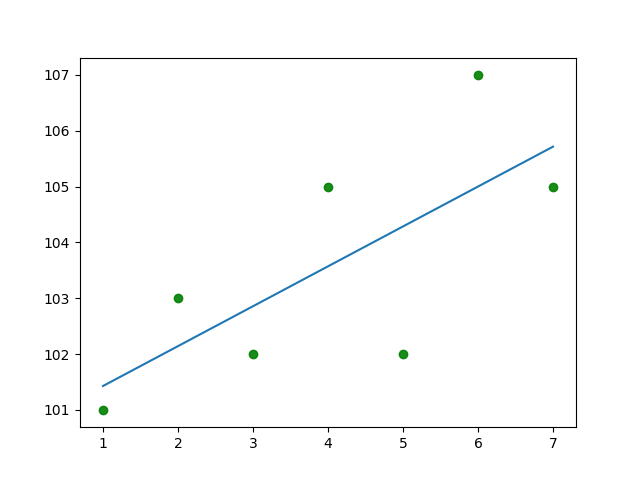

Recreate this plot in Python.
################################################################################################
#	name:	linear-regression-01-statsmodels.py
#	desc:	linear regression using statsmodels
#	date:	2018-07-14
#	Author:	conquistadorjd
#   reference: http://www.statsmodels.org/dev/examples/notebooks/generated/ols.html
################################################################################################
import numpy as np
import statsmodels.api as sm
from scipy import stats
import matplotlib.pyplot as plt

print('*** Program started ***')

##################################### Testing different patterns
y1=[101,102,103,104,105,106,107]
y2=[101,100,99,98,97,96,95]
y3=[101,102,101,102,101,102,101]
y4=[101,103,105,107,109,111,115]
y5=[101,103,102,105,102,107,105]
y6=[1,2,3,4,5,6,7]
y=y5


x =np.arange(len(y))
x = x +1
# this is to preserve original x values to be used for plotting
x1=x
# This is needed as per statsmodel documentation
x=sm.add_constant(x)
##################################### regression
model = sm.OLS(y,x)
results = model.fit()

# print(results.summary())
# print('Parameters: ', results.params)
print( 'results.params : ',results.params)

# pc = stats.pearsonr(x,y5)
# print(pc)
# tau = stats.kendalltau(x,y5)
# print(tau)
# rho = stats.spearmanr(x,y5)
# print(rho)

# creating regression line
xx= x1
yy = results.params[0] + x1*results.params[1]
plt.scatter(x1,y,s=None, marker='o',color='g',edgecolors='g',alpha=0.9,label="Jagur")
plt.plot(xx,yy)
# plt.xlabel('Sample x Axis')  
# plt.ylabel('Sample y Axis')  
# plt.legend(loc=2)
# plt.grid(color='black', linestyle='-', linewidth=0.5)
# plt.title('PC '+ "{:.3f}".format(pc[0]) + ' tau ' + "{:.3f}".format(tau[0]) + ' rho ' + "{:.3f}".format(rho[0])+ ' gamma ' + "{:.3f}".format(gamma), fontsize=8)


# Saving image
plt.savefig('linear-regression-01-statsmodels.png')

# # In case you dont want to save image but just displya it
plt.show()

print('*** Program ended ***')